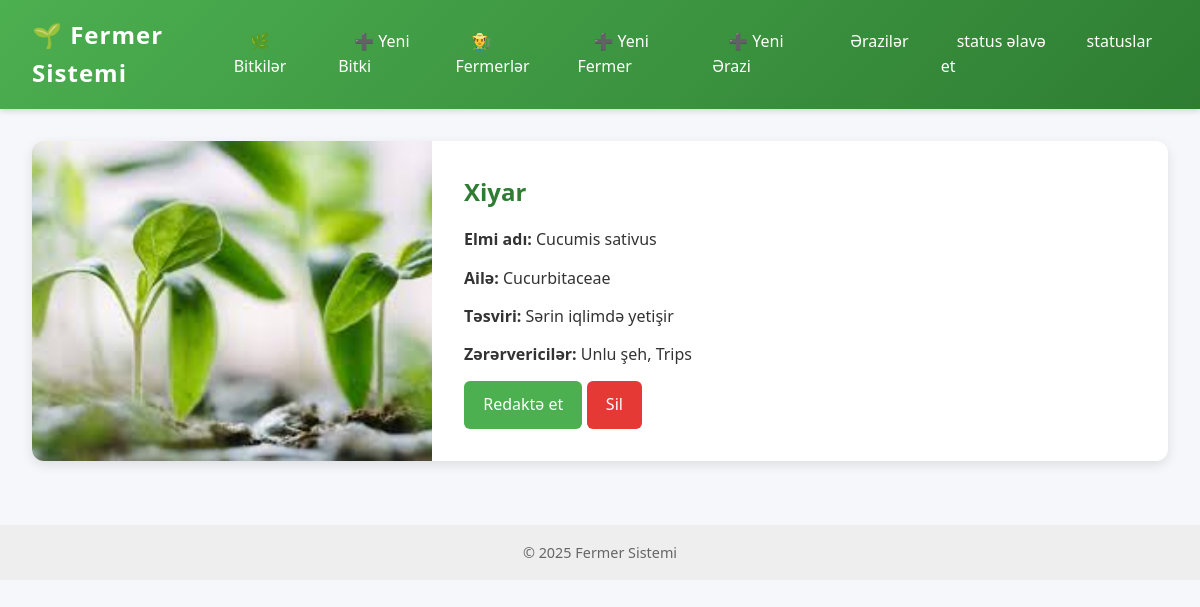
/plantbase/2, run on the app's committed database.
### models.py (models this page shows, shortened)
class PlantBase(db.Model):
    __tablename__ = "plant_base"
    id = db.Column(db.Integer, primary_key=True)
    name = db.Column(db.String(100))
    scientific_name = db.Column(db.String(100))
    synonyms = db.Column(db.Text)
    family = db.Column(db.String(100))
    description = db.Column(db.Text)
    pests = db.Column(db.Text)
    plant_image_id = db.Column(db.Integer, db.ForeignKey("plant_image.id"))
    main_image = db.relationship(
        "PlantImage",
        foreign_keys=[plant_image_id],
        uselist=False
    )
    images = db.relationship(
        "PlantImage",
        back_populates="plant",
        foreign_keys="PlantImage.plant_id"
    )
    sensors = db.relationship("PlantSensorData", back_populates="plant")
    plants = db.relationship("Plant", back_populates="plant_base")

### routes/plantbase.py (the view)
    @app.route('/plantbase/<int:plant_id>', methods=['GET'], endpoint='single_plant_detail')
    def single_plant_detail(plant_id):
        plant = PlantBase.query.get_or_404(plant_id)
        if not plant:
            flash('Plant not found.', 'error')
            return redirect(url_for('list_plants'))
        return render_template('baseplant/single.html', plant=plant)

### templates/baseplant/single.html (shortened to what this page needs)
{% extends "base.html" %}
{% block content %}
<div class="detail-card">
  <img src="{{ plant.main_image.image_url if plant.main_image else url_for('static', filename='default_plant.jpg') }}" alt="{{ plant.name }}">
  <div class="detail-info">
    <h2>{{ plant.name }}</h2>
    <p><strong>Elmi adı:</strong> {{ plant.scientific_name }}</p>
    <p><strong>Ailə:</strong> {{ plant.family }}</p>
    <p><strong>Təsviri:</strong> {{ plant.description }}</p>
    <p><strong>Zərərvericilər:</strong> {{ plant.pests }}</p>
    <a href="{{ url_for('edit_plant_base', plant_id=plant.id) }}" class="btn">Redaktə et</a>
    <a href="{{ url_for('delete_plant_base', plant_id=plant.id) }}"  class="btn danger">Sil</a>
  </div>
</div>
{% endblock %}

### static/css/style.css (style rules this page uses)
* { margin: 0; padding: 0; box-sizing: border-box; font-family: "Segoe UI", Roboto, sans-serif; }
body { background: #f5f7fa; color: #333; line-height: 1.6; }
.detail-card { display: flex; flex-wrap: wrap; background: white; border-radius: 12px; box-shadow: 0 4px 12px rgba(0,0,0,0.1); overflow: hidden; }
.detail-card img { flex: 1 1 300px; max-width: 400px; object-fit: cover; }
.detail-info { flex: 2 1 400px; padding: 2rem; }
.detail-info h2 { margin-bottom: 1rem; color: #2E7D32; }
.detail-info p { margin-bottom: 0.8rem; font-size: 1rem; }
.btn { display: inline-block; background: #4CAF50; color: white; padding: 0.7rem 1.2rem; border-radius: 6px; text-decoration: none; transition: 0.3s; text-align: center; font-weight: 500; }
.btn.danger { background: #E53935; }

### data on the page
PlantBase: name "Xiyar", scientific_name "Cucumis sativus", family "Cucurbitaceae", description "Sərin iqlimdə yetişir", pests "Unlu şeh, Trips"
